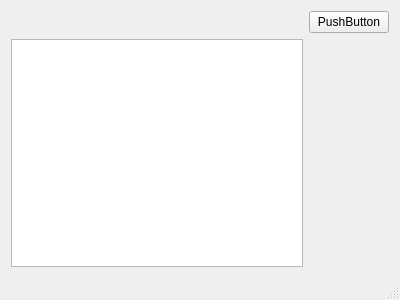
<?xml version="1.0" encoding="UTF-8"?>
<ui version="4.0">
 <class>MainWindow</class>
 <widget class="QMainWindow" name="MainWindow">
  <property name="geometry">
   <rect>
    <x>0</x>
    <y>0</y>
    <width>400</width>
    <height>300</height>
   </rect>
  </property>
  <property name="windowTitle">
   <string>MainWindow</string>
  </property>
  <widget class="QWidget" name="centralWidget">
   <layout class="QGridLayout" name="gridLayout">
    <item row="0" column="0">
     <spacer name="horizontalSpacer">
      <property name="orientation">
       <enum>Qt::Horizontal</enum>
      </property>
      <property name="sizeHint" stdset="0">
       <size>
        <width>298</width>
        <height>20</height>
       </size>
      </property>
     </spacer>
    </item>
    <item row="0" column="1">
     <widget class="QPushButton" name="pushButton">
      <property name="text">
       <string>PushButton</string>
      </property>
     </widget>
    </item>
    <item row="1" column="0">
     <widget class="QTextEdit" name="textEdit"/>
    </item>
   </layout>
  </widget>
  <widget class="QStatusBar" name="statusBar"/>
 </widget>
 <layoutdefault spacing="6" margin="11"/>
 <resources/>
 <connections/>
</ui>
